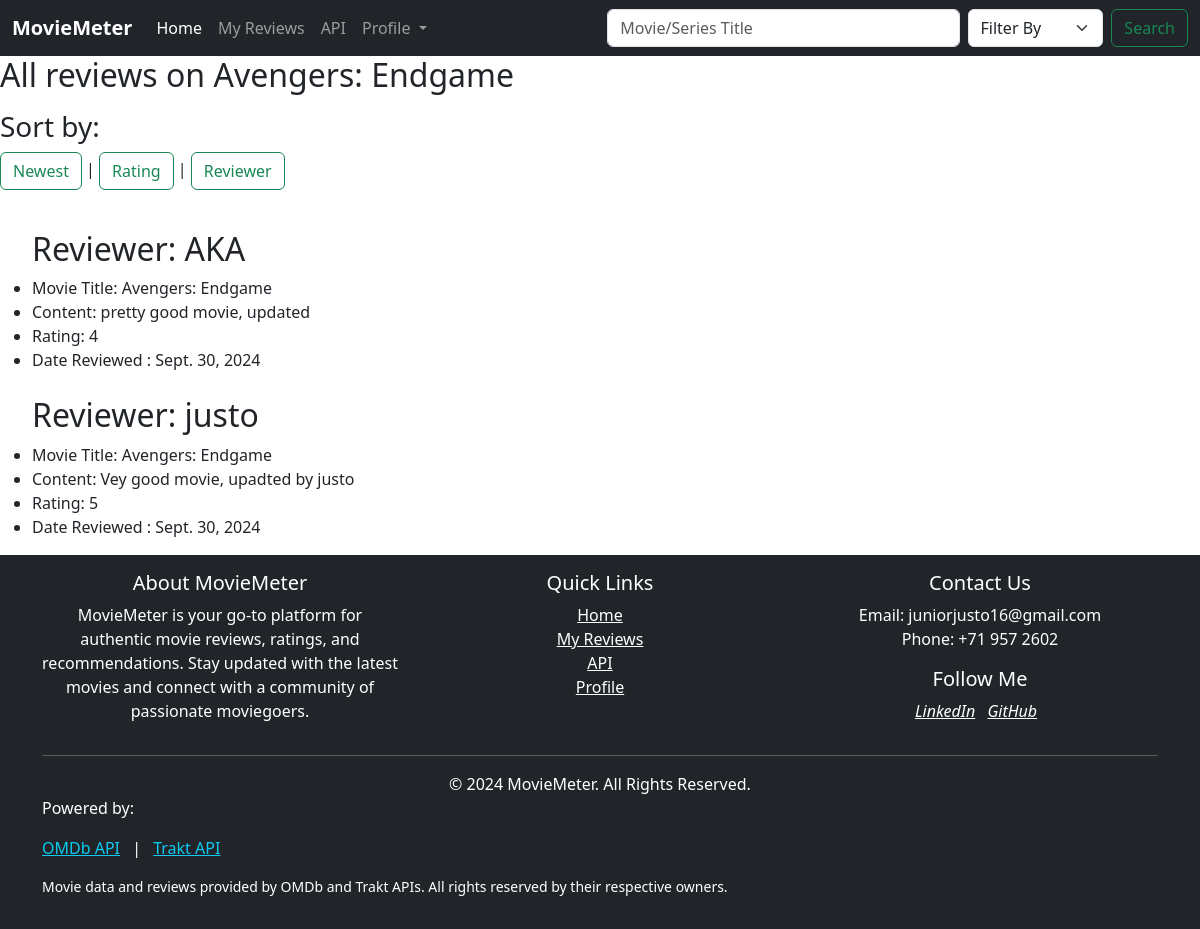
/movies/Avengers: Endgame/all_reviews (signed in), run on an earlier commit of the app's database.
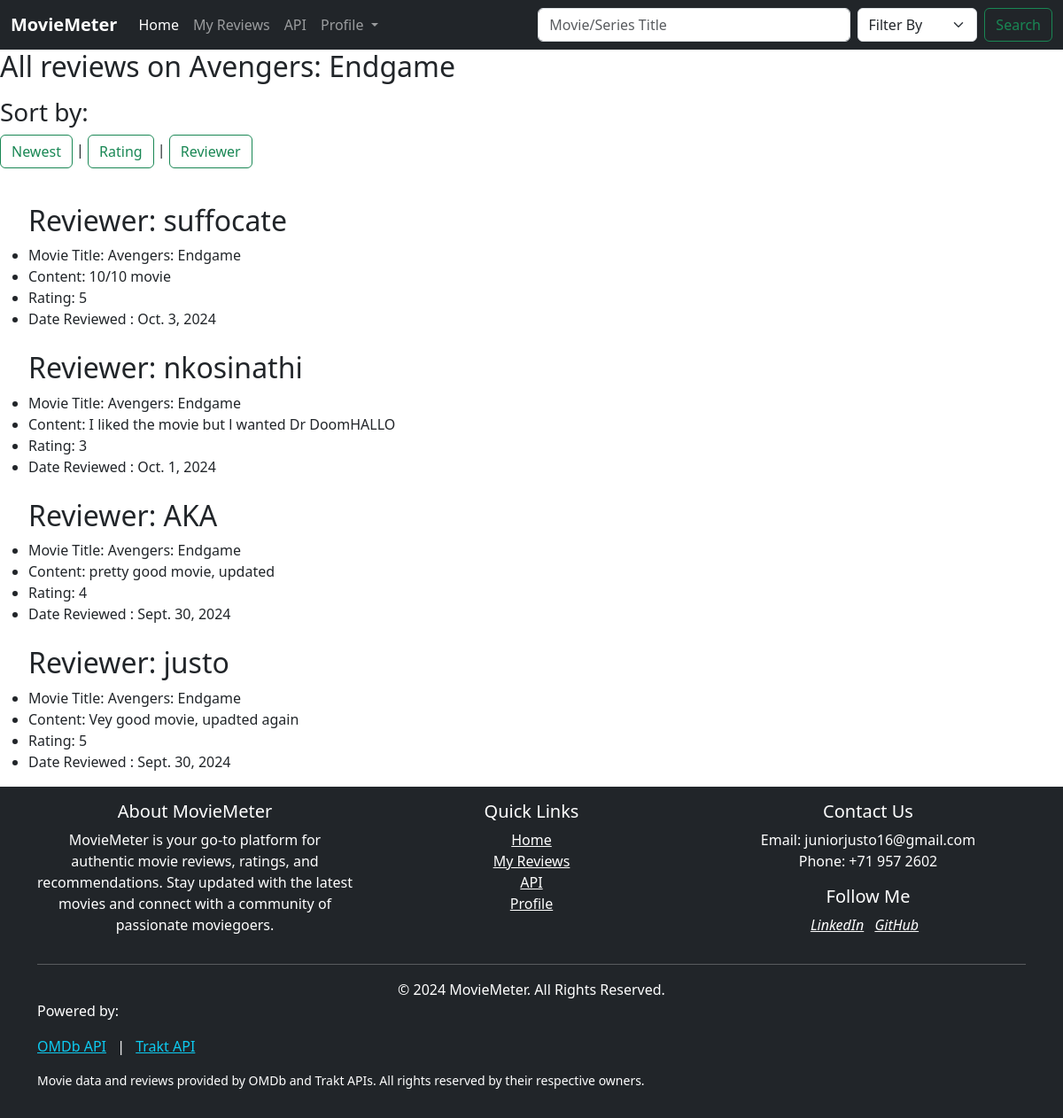
And on a later commit of the database.
### movies/models.py (models this page shows)
class Review(models.Model):
    movie_title = models.CharField(max_length=50, default="", unique=False)
    reviewer = models.ForeignKey(User, on_delete=models.CASCADE, default="")
    review_content = models.TextField(max_length=100, default="")
    rating = models.IntegerField()
    created_at = models.DateField(auto_now_add=True)

### movies/views.py (the view)
# urls.py: path("<str:movie_title>/all_reviews", views.all_reviews, name="all_reviews"),
@login_required(login_url=reverse_lazy('accounts:login'))
def all_reviews(request, movie_title):
    reviews = Review.objects.filter(movie_title=movie_title)
    sort_by = request.GET.get('sort', 'created_at')
    if sort_by == 'rating':
        reviews = reviews.order_by('rating')
    elif sort_by == 'reviewer':
        reviews = reviews.order_by('reviewer_id') # Sort by Reviewer username
    else:
        reviews = reviews.order_by('-created_at')  # Default sorting by newest first
    paginator = Paginator(reviews, 5)  # Show 5 reviews per page
    page_number = request.GET.get('page')
    page_reviews = paginator.get_page(page_number)
    context = {
        'reviews': reviews,
        'movie_title': movie_title,
        'sort_by': sort_by}
    return render(request, 'all_reviews.html', context)

### movies/templates/all_reviews.html (shortened to what this page needs)
{% extends 'layout/base.html' %}
{% block body %}
<h2>All reviews on {{ movie_title}}</h2>
<p> <h3>Sort by:</h3>
    <a class="btn btn-outline-success" href="?sort=created_at">Newest</a> |
    <a class="btn btn-outline-success" href="?sort=rating">Rating</a> |
    <a class="btn btn-outline-success" href="?sort=reviewer">Reviewer</a>
</p>
{% if not reviews %}
    <p>No reviews found :(</p>
{% else %}
<ul>
{% for review in reviews %}
    <br>
    <h2>Reviewer: {{ review.reviewer.username }} </h2>
    <li>Movie Title: {{ review.movie_title }}</li>
    <li>Content: {{ review.review_content }}</li>
    <li>Rating: {{ review.rating }}</li>
    <li>Date Reviewed : {{ review.created_at }}</li>
{% endfor %}
</ul>
{% endif %}
{% endblock %}

### movies/templates/layout/base.html (shortened to what this page needs)
<!DOCTYPE html>
<html lang="en">
<head>
    {% load static %}
    <link rel="stylesheet" href="{% static 'css/styles.css' %}">
    <link href="https://cdn.jsdelivr.net/npm/bootstrap@5.3.3/dist/css/bootstrap.min.css" rel="stylesheet">
  </head>
</head>
<body class="d-flex flex-column min-vh-100">
    {% include 'layout/navbar.html' %}
    <main class="flex-grow-1">
        {% block body %}
        {% endblock %}
    </main>
    {% include 'layout/footer.html' %}
</body>
</html>

### movies/templates/layout/navbar.html (shortened to what this page needs)
<!DOCTYPE html>
<html lang="en">
<head>
    {% load static %}
    <link rel="stylesheet" href="{% static 'css/styles.css' %}">
    <link href="https://cdn.jsdelivr.net/npm/bootstrap@5.3.3/dist/css/bootstrap.min.css" rel="stylesheet">
</head>
<body class="d-flex flex-column min-vh-100">
    <nav class="navbar navbar-expand-lg navbar-dark bg-dark sticky-top">
        <div class="container-fluid">
            <a class="navbar-brand" href="#top"><b>MovieMeter</b></a>
            <div class="collapse navbar-collapse" id="navbarSupportedContent">
                <ul class="navbar-nav me-auto mb-2 mb-lg-0">
                    <li class="nav-item">
                        <a class="nav-link active" aria-current="page" href="{% url 'movies:home' %}">Home</a>
                    </li>
                    <li class="nav-item">
                        <a class="nav-link" href="{% url 'movies:my_reviews' %}">My Reviews</a>
                    </li>
                        <a class="nav-link" href="{% url 'api:api_docs' %}">API</a>
                    <li class="nav-item dropdown">
                        <a class="nav-link dropdown-toggle" href="{% url 'accounts:profile' request.user %}" role="button" data-bs-toggle="dropdown" aria-expanded="false">
                          Profile
                        </a>
                    </li>
                </ul>
                <form class="d-flex align-items-center" role="search" method="post" action="{% url 'movies:home' %}">
                  <input class="form-control me-2" type="search" placeholder="Movie/Series Title" aria-label="Search" name="movie_title" value="{{ request.POST.movie_title }}" required>
                  <div class="me-2">
                      <select class="form-select" name="filter">
                          <option value="" disabled selected>Filter By</option>
                      </select>
                  </div>
                  <button class="btn btn-outline-success" type="submit">Search</button>
              </form>
            </div>
        </div>
    </nav>
</body>
</html>

### movies/templates/layout/footer.html (shortened to what this page needs)
<!DOCTYPE html>
<html lang="en">
<head>
    {% load static %}
    <link rel="stylesheet" href="{% static 'css/styles.css' %}">
    <link href="https://cdn.jsdelivr.net/npm/bootstrap@5.3.3/dist/css/bootstrap.min.css" rel="stylesheet">
</head>
<body class="d-flex flex-column min-vh-100">
    <footer class="bg-dark text-white mt-auto py-3">
        <div class="container text-center">
          <div class="row">
            <div class="col-md-4">
              <h5>About MovieMeter</h5>
              <p>
                MovieMeter is your go-to platform for authentic movie reviews, ratings, and recommendations. Stay updated with the latest movies and connect with a community of passionate moviegoers.
              </p>
            </div>
            <div class="col-md-4">
              <h5>Quick Links</h5>
              <ul class="list-unstyled">
                <li><a href="{% url 'movies:home' %}" class="text-white">Home</a></li>
                <li><a href="{% url 'movies:my_reviews' %}" class="text-white">My Reviews</a></li>
                <li><a href="#" class="text-white">API</a></li>
                <li><a href="{% url 'accounts:profile' request.user %}" class="text-white">Profile</a></li>
              </ul>
            </div>
            <div class="col-md-4">
              <h5>Contact Us</h5>
              <p>
                Email: juniorjusto16@gmail.com<br>
                Phone: +71 957 2602
              </p>
              <h5>Follow Me</h5>
              <a href="https://www.linkedin.com/in/junior-justo-89b406290" class="text-white me-2"><i class="bi bi-facebook">LinkedIn</i></a>
              <a href="https://github.com/Justonator16" class="text-white me-2"><i class="bi bi-github">GitHub</i></a>
            </div>
          </div>
          <hr class="bg-white">
          <p class="mb-0">© 2024 MovieMeter. All Rights Reserved.</p>
        </div>
        <div class="container">
          <p>Powered by:</p>
          <ul class="list-inline">
              <li class="list-inline-item">
                  <a href="https://www.omdbapi.com" target="_blank" class="text-info">OMDb API</a>
              </li>
              <li class="list-inline-item">|</li>
              <li class="list-inline-item">
                  <a href="https://trakt.tv" target="_blank" class="text-info">Trakt API</a>
              </li>
          </ul>
          <p class="small">Movie data and reviews provided by OMDb and Trakt APIs. All rights reserved by their respective owners.</p>
      </div>
      </footer>
</body>
</html>

What changed in the data, as far as the page shows it:
added Review: reviewer.username "suffocate", movie_title "Avengers: Endgame", review_content "10/10 movie", rating "5", created_at "Oct. 3, 2024"
added Review: reviewer.username "nkosinathi", movie_title "Avengers: Endgame", review_content "I liked the movie but l wanted Dr DoomHALLO", rating "3", created_at "Oct. 1, 2024"
changed Review "justo": review_content "Vey good movie, upadted by justo" → "Vey good movie, upadted again"
